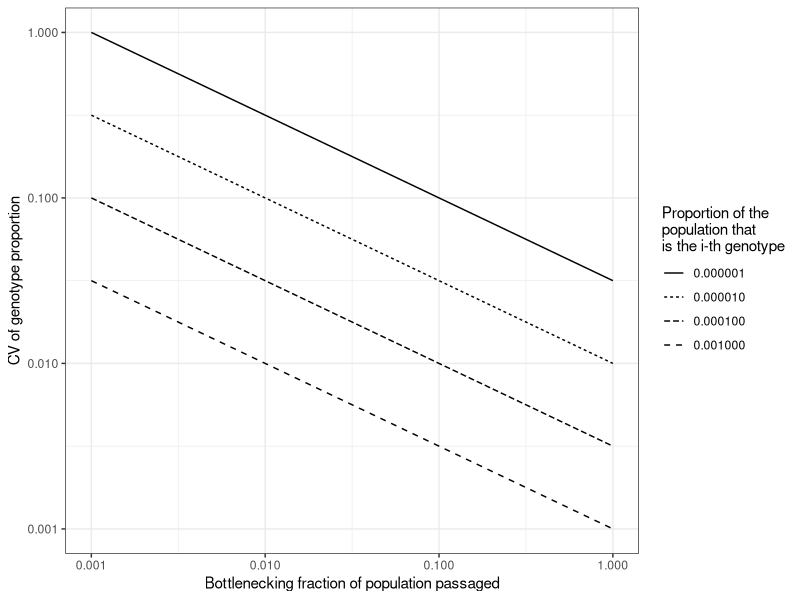
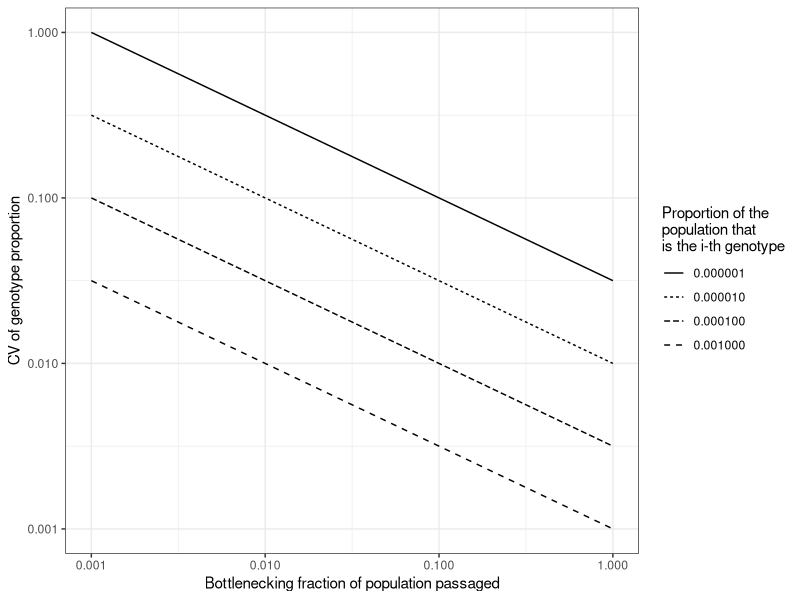

Write R code to recreate these figures, in order.
## ---- chunk 1
library(tidyverse)
library(magrittr)

g <- crossing(Genotype_Proportion=10^seq(-6,-3),Population=c(1e9),
        Bottleneck_Fraction=c(1,0.5,0.25,0.1,0.01,0.001)
        ) %>%
    mutate(Lambda=Bottleneck_Fraction*Population*Genotype_Proportion) %>%
    mutate(CV=sqrt(Lambda)/Lambda)%>%
    mutate(
        Genotype_Proportion=factor(format(Genotype_Proportion,scientific=F)),
        Population=factor(format(Population,scientific=T))
        ) %T>%
    print() %>%
    ggplot() + theme_bw() +
    aes(x=Bottleneck_Fraction)+
    scale_x_log10(name="Bottlenecking fraction of population passaged",
        breaks=10^seq(-3,1),limits=c(10^-3,10^0))+
    aes(y=CV)+scale_y_log10(name="CV of genotype proportion")+
    aes(linetype=Genotype_Proportion)+
    scale_linetype_discrete(
        "Proportion of the\npopulation that\nis the i-th genotype"
        )+
    geom_line()
g

ggsave("../output/bottlenecking_cv-of-proportion.pdf",g,width=6,height=4)

